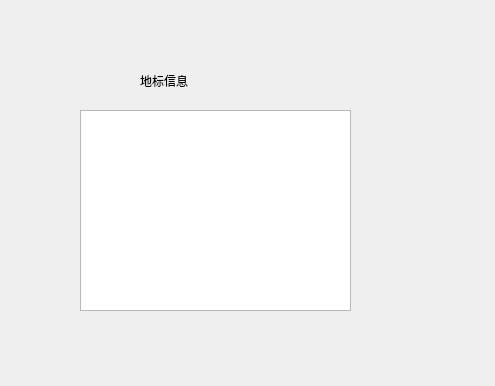
<?xml version="1.0" encoding="UTF-8"?>
<ui version="4.0">
 <class>Dialog</class>
 <widget class="QDialog" name="Dialog">
  <property name="geometry">
   <rect>
    <x>0</x>
    <y>0</y>
    <width>495</width>
    <height>386</height>
   </rect>
  </property>
  <property name="windowTitle">
   <string>Dialog</string>
  </property>
  <widget class="QLabel" name="label">
   <property name="geometry">
    <rect>
     <x>140</x>
     <y>60</y>
     <width>121</width>
     <height>41</height>
    </rect>
   </property>
   <property name="text">
    <string>地标信息</string>
   </property>
  </widget>
  <widget class="QTextBrowser" name="textBrowser">
   <property name="geometry">
    <rect>
     <x>80</x>
     <y>110</y>
     <width>271</width>
     <height>201</height>
    </rect>
   </property>
  </widget>
 </widget>
 <resources/>
 <connections/>
</ui>
